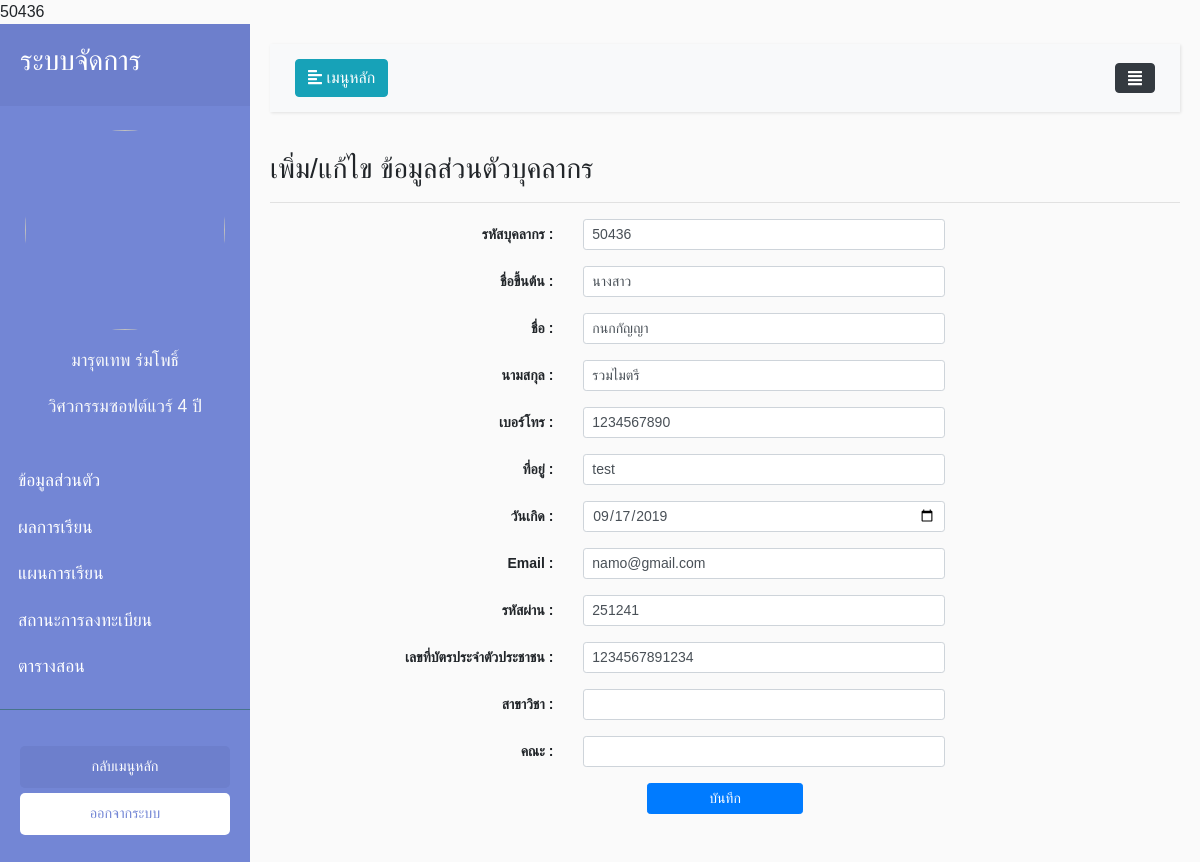
Screenshot of /SE_System/view/manageTeacher/AddEdit.php?Teach_Code=50436 with the database file from the repository.
### tables this page shows
CREATE TABLE `teacher_tb` (
  `Teach_id` int(16) NOT NULL,
  `Teach_code` varchar(5) NOT NULL,
  `Teach_Pname` varchar(255) NOT NULL,
  `Teach_Fname` varchar(255) NOT NULL,
  `Teach_Lname` varchar(255) NOT NULL,
  `Teach_Birth` date NOT NULL,
  `Teach_Add` text NOT NULL,
  `Teach_Tel` varchar(10) NOT NULL,
  `Teach_Card` varchar(13) NOT NULL,
  `Teach_Major` varchar(255) NOT NULL,
  `Teach_Faculty` varchar(255) NOT NULL,
  `Teach_Image` varchar(255) NOT NULL
);

CREATE TABLE `member_tb` (
  `Mem_id` int(16) NOT NULL,
  `Mem_user` text NOT NULL,
  `Mem_pass` text NOT NULL,
  `Type_id` char(1) NOT NULL DEFAULT '2',
  `Email` text NOT NULL
);

### SE_System/view/manageTeacher/AddEdit.php (the view, shortened to what this page needs)
<?php
include_once('../../model/connect.php');error_reporting(0);
$id = $_GET['Teach_Code'];
$sqlTCH = "SELECT * FROM teacher_tb WHERE Teach_code = '$id'";
$sqlMem = "SELECT * FROM `member_tb` WHERE Mem_user = '$id'";
$queryTCH = $conn->query($sqlTCH);
$queryMem = $conn->query($sqlMem);
$resultTCH = $queryTCH->fetch_assoc();
$resultMem = $queryMem->fetch_assoc();
?>
<!DOCTYPE html>
<html>
<head>
    <link rel="stylesheet" href="https://stackpath.bootstrapcdn.com/bootstrap/4.1.0/css/bootstrap.min.css"
>
    <link rel="stylesheet" href="../../Style.css">
</head>
<body class="setfont">
    <div class="wrapper">
        <nav id="sidebar">
            <div class="sidebar-header">
                <h3>ระบบจัดการ</h3>
            </div>
            <img class=" circle-img mt-4"
                src="https://scontent.fbkk13-1.fna.fbcdn.net/v/t1.0-9/62071969_10216624784104470_275687937776025600_n.jpg?_nc_cat=108&_nc_eui2=AeFlWjrNsKSDZAOkhDiO8Sh9gK_6MxCkO4I7Q7q-kDWjlvHgaQxXXnd_Kdgzvpf12-V57NUXyBmP9tQiXiQDK7h_oUO2uTgBIMIajS4DEgl9rw&_nc_oc=AQnPsBYrLEFJd65Nx-49Wa0az84w5sFxnLpeeeT6v3CGiW6Ct0XMM4l0zk2c3dPGwd8&_nc_ht=scontent.fbkk13-1.fna&oh=4de81c57afef203ee9addf36f5353172&oe=5E0D477F"
                alt="">
            <p class="text-center text-light mt-3 setfont">มารุตเทพ ร่มโพธิ์</p>
            <p class="text-center text-light setfont">วิศวกรรมซอฟต์แวร์ 4 ปี</p>
            <ul class="list-unstyled components pl-2">
                <li>
                    <a href="/SE_System/view/profile/EditProfile.html">ข้อมูลส่วนตัว</a>
                </li>
                <li>
                    <a href="/SE_System/view/grade/gradeStudent.html">ผลการเรียน</a>
                </li>
                <li>
                    <a href="/SE_System/Edittranscript2.php">แผนการเรียน</a>
                </li>
                <li>
                    <a href="/Manager/subjects.html">สถานะการลงทะเบียน</a>
                </li>
                <li>
                    <a href="/SE_System/view/schedule/editSchedule.html">ตารางสอน</a>
                </li>
            </ul>
            <ul class="list-unstyled CTAs">
                <li>
                    <a href="../../index.html" class="article">กลับเมนูหลัก</a>
                </li>
                <li>
                    <a href="../../control/login/logout.php" class="download">ออกจากระบบ</a>
                </li>
            </ul>
        </nav>
        <div id="content">
            <nav class="navbar navbar-expand-lg navbar-light bg-light">
                <div class="container-fluid">
                    <button type="button" id="sidebarCollapse" class="btn btn-info">
                        <i class="fas fa-align-left"></i>
                        <span>เมนูหลัก</span>
                    </button>
                    <button class="btn btn-dark d-inline-block d  -lg-none ml-auto" type="button" data-toggle="collapse"
                        data-target="#navbarSupportedContent" aria-controls="navbarSupportedContent"
                        aria-expanded="false" aria-label="Toggle navigation">
                        <i class="fas fa-align-justify"></i>
                    </button>
                </div>
            </nav>
            <h3>เพิ่ม/แก้ไข ข้อมูลส่วนตัวบุคลากร</h3>
            <hr>
            <form id="myform" name='myform' method="POST" action="../../control/Teacher/save_add_edit_tch.php">
                <div class="form-group row">
                    <label for="colFormLabelSm"
                        class="col-sm-4 text-right col-form-label col-form-label-sm font-weight-bold">รหัสบุคลากร : </label>
                    <div class="col-sm-5">
                        <input type="text" name="txtcode" class="form-control form-control-sm" id="txtcode"
                            <?php if($id!=null){ ?> value="<?php echo $resultTCH['Teach_code']; }else { echo "";}?>" ></div>
                </div>
                <div class="form-group row">
                    <label for="colFormLabelSm"
                        class="col-sm-4 text-right col-form-label col-form-label-sm font-weight-bold">ชื่อขึ้นต้น
                        :</label>
                    <div class="col-sm-5">
                        <input type="text" name="txtPname" class="form-control form-control-sm" id="txtPname"
                            <?php if($id!=null){ ?> value="<?php echo $resultTCH['Teach_Pname']; }else { echo "";}?>" ></div></div>
                <div class="form-group row">
                    <label for="colFormLabelSm"
                        class="col-sm-4 text-right col-form-label col-form-label-sm font-weight-bold">ชื่อ
                        :</label>
                    <div class="col-sm-5">
                        <input type="text" name="txtFname" class="form-control form-control-sm" id="txtFname"
                            <?php if($id!=null){ ?> value="<?php echo $resultTCH['Teach_Fname']; }else { echo "";}?>" ></div></div>
                <div class="form-group row">
                    <label for="colFormLabelSm"
                        class="col-sm-4 text-right col-form-label col-form-label-sm font-weight-bold">นามสกุล
                        :</label>
                    <div class="col-sm-5">
                        <input type="text" name="txtLname" class="form-control form-control-sm" id="txtLname"
                            <?php if($id!=null){ ?> value="<?php echo $resultTCH['Teach_Lname']; }else { echo "";}?>" ></div></div>
                <div class="form-group row">
                    <label for="colFormLabelSm"
                        class="col-sm-4 text-right col-form-label col-form-label-sm font-weight-bold">เบอร์โทร : </label>
                    <div class="col-sm-5">
                        <input type="text" name="txttel" class="form-control form-control-sm" id="txttel"
                            <?php if($id!=null){ ?> value="<?php echo $resultTCH['Teach_Tel']; }else { echo "";}?>" ></div>
                    </div>
                <div class="form-group row">
                    <label for="colFormLabelSm"
                        class="col-sm-4 text-right col-form-label col-form-label-sm font-weight-bold">ที่อยู่ : </label>
                    <div class="col-sm-5">
                        <input type="text" name="txtbadd" class="form-control form-control-sm" id="txtbadd"
                            <?php if($id!=null){ ?> value="<?php echo $resultTCH['Teach_Add']; }else { echo "";}?>" ></div>
                    </div>
                <div class="form-group row">
                    <label for="colFormLabelSm"
                        class="col-sm-4 text-right col-form-label col-form-label-sm font-weight-bold">วันเกิด : </label>
                    <div class="col-sm-5">
                        <input type="date" name="txtbirth" class="form-control form-control-sm" id="txtbirth"
                            <?php if($id!=null){ ?> value="<?php echo $resultTCH['Teach_Birth']; }else { echo "";}?>" ></div>
                    </div>
                <div class="form-group row">
                    <label for="colFormLabelSm"
                        class="col-sm-4 text-right col-form-label col-form-label-sm font-weight-bold">Email
                        :</label>
                    <div class="col-sm-5">
                        <input type="text" name="txtEmail" class="form-control form-control-sm" id="txtEmail"
                            <?php if($id!=null){ ?> value="<?php echo $resultMem['Email']; }else { echo "";}?>" ></div></div>
                <div class="form-group row">
                    <label for="colFormLabelSm"
                        class="col-sm-4 text-right col-form-label col-form-label-sm font-weight-bold">รหัสผ่าน
                        :</label>
                    <div class="col-sm-5">
                        <input type="text" name="txtPass" class="form-control form-control-sm" id="txtPass"
                            <?php if($id!=null){ ?> value="<?php echo $resultMem['Mem_pass']; }else { echo "";}?>" ></div></div>
                <div class="form-group row">
                    <label for="colFormLabelSm"
                        class="col-sm-4 text-right col-form-label col-form-label-sm font-weight-bold">เลขที่บัตรประจำตัวประชาชน : </label>
                    <div class="col-sm-5">
                        <input type="text" name="txtidcard" class="form-control form-control-sm" id="txtcard"
                            <?php if($id!=null){ ?> value="<?php echo $resultTCH['Teach_Card']; }else { echo "";}?>" ></div></div>
                <div class="form-group row">
                    <label for="colFormLabelSm"
                        class="col-sm-4 text-right col-form-label col-form-label-sm font-weight-bold">สาขาวิชา : </label>
                    <div class="col-sm-5">
                        <input type="text" name="txtmajor" class="form-control form-control-sm" id="txtmajor"
                            <?php if($id!=null){ ?> value="<?php echo $resultTCH['Teach _Major']; }else { echo "";}?>" ></div></div>
                <div class="form-group row">
                    <label for="colFormLabelSm"
                        class="col-sm-4 text-right col-form-label col-form-label-sm font-weight-bold">คณะ : </label>
                    <div class="col-sm-5">
                        <input type="text" name="txtfac" class="form-control form-control-sm" id="txtfac"
                            <?php if($id!=null){ ?> value="<?php echo $resultTCH['Teach _Faculty']; }else { echo "";}?>" ></div></div>
            <div class="row">
                <button class="btn btn-sm btn-primary mx-auto col-2" >บันทึก</button>
            </div>
        </div>
</body>
</html>

### SE_System/Style.css (style rules this page uses)
body { font-family: 'Kanit', sans-serif; }
.setfont { font-family: 'Kanit', sans-serif; }
.circle-img { width: 200px; margin: auto auto; border-radius:50%; display: block; }
body { font-family: 'Poppins', sans-serif; background: #fafafa; }
p { font-family: 'Poppins', sans-serif; font-size: 1.1em; font-weight: 300; line-height: 1.7em; color: #999; }
a, a:hover, a:focus { color: inherit; text-decoration: none; transition: all 0.3s; }
.navbar { padding: 15px 10px; background: #fff; border: none; border-radius: 0; margin-bottom: 40px; box-shadow: 1px 1px 3px rgba(0, 0, 0, 0.1); }
.wrapper { display: flex; width: 100%; align-items: stretch; }
#sidebar { min-width: 250px; max-width: 250px; background: #7386D5; color: #fff; transition: all 0.3s; }
#sidebar .sidebar-header { padding: 20px; background: #6d7fcc; }
#sidebar ul.components { padding: 20px 0; border-bottom: 1px solid #47748b; }
#sidebar ul li a { padding: 10px; font-size: 1.1em; display: block; }
ul.CTAs { padding: 20px; }
ul.CTAs a { text-align: center; font-size: 0.9em !important; display: block; border-radius: 5px; margin-bottom: 5px; }
a.download { background: #fff; color: #7386D5; }
a.article, a.article:hover { background: #6d7fcc !important; color: #fff !important; }
#content { width: 100%; padding: 20px; min-height: 100vh; transition: all 0.3s; }

### rows the page displays
teacher_tb: txtcode "50436", txtPname "นางสาว", txtFname "กนกกัญญา", txtLname "รวมไมตรี", txttel "1234567890", txtbadd "test", txtbirth "09/17/2019", txtidcard "1234567891234"
member_tb: txtEmail "namo@gmail.com", txtPass "251241"
